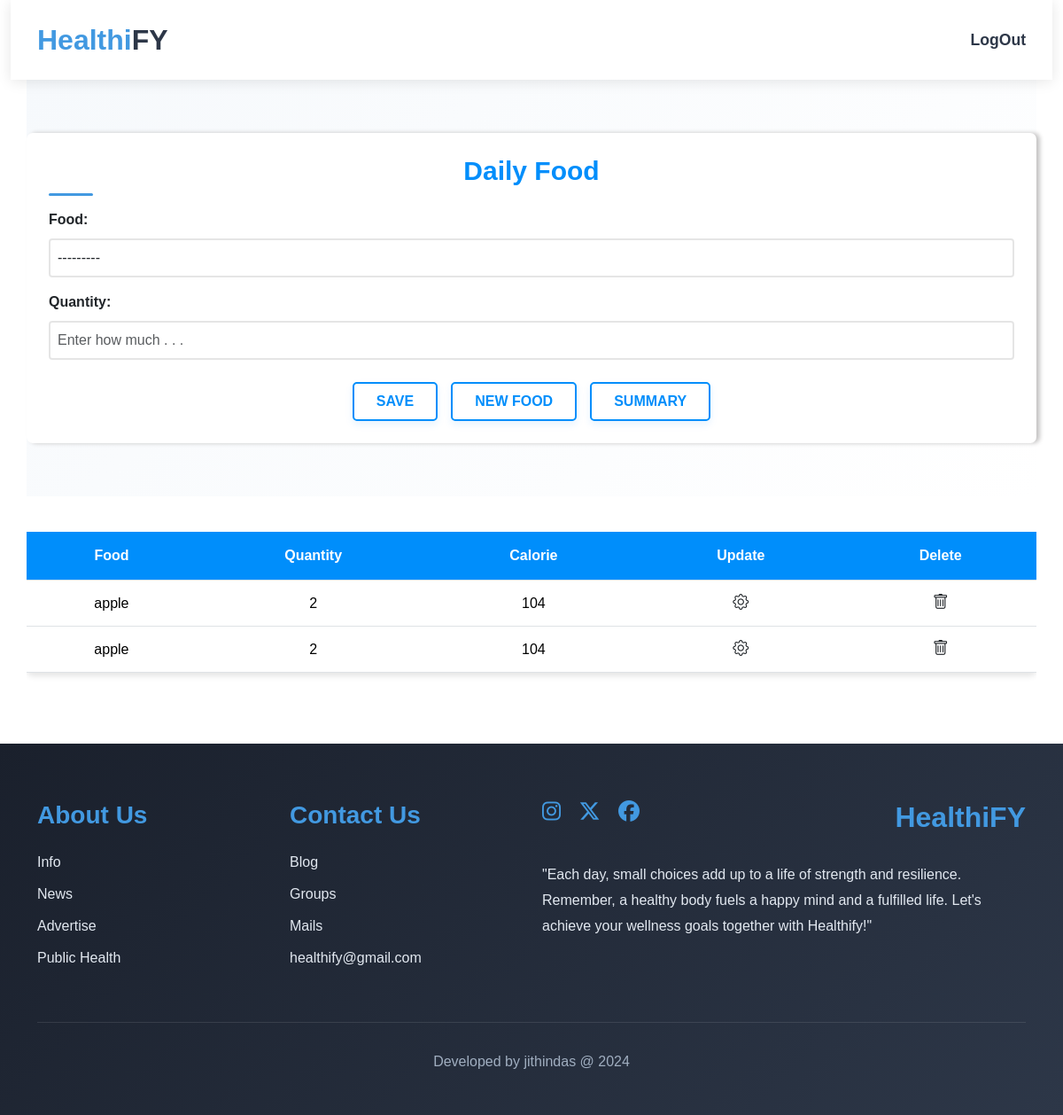
The page /add_food/ (signed in) on the database as committed earlier.
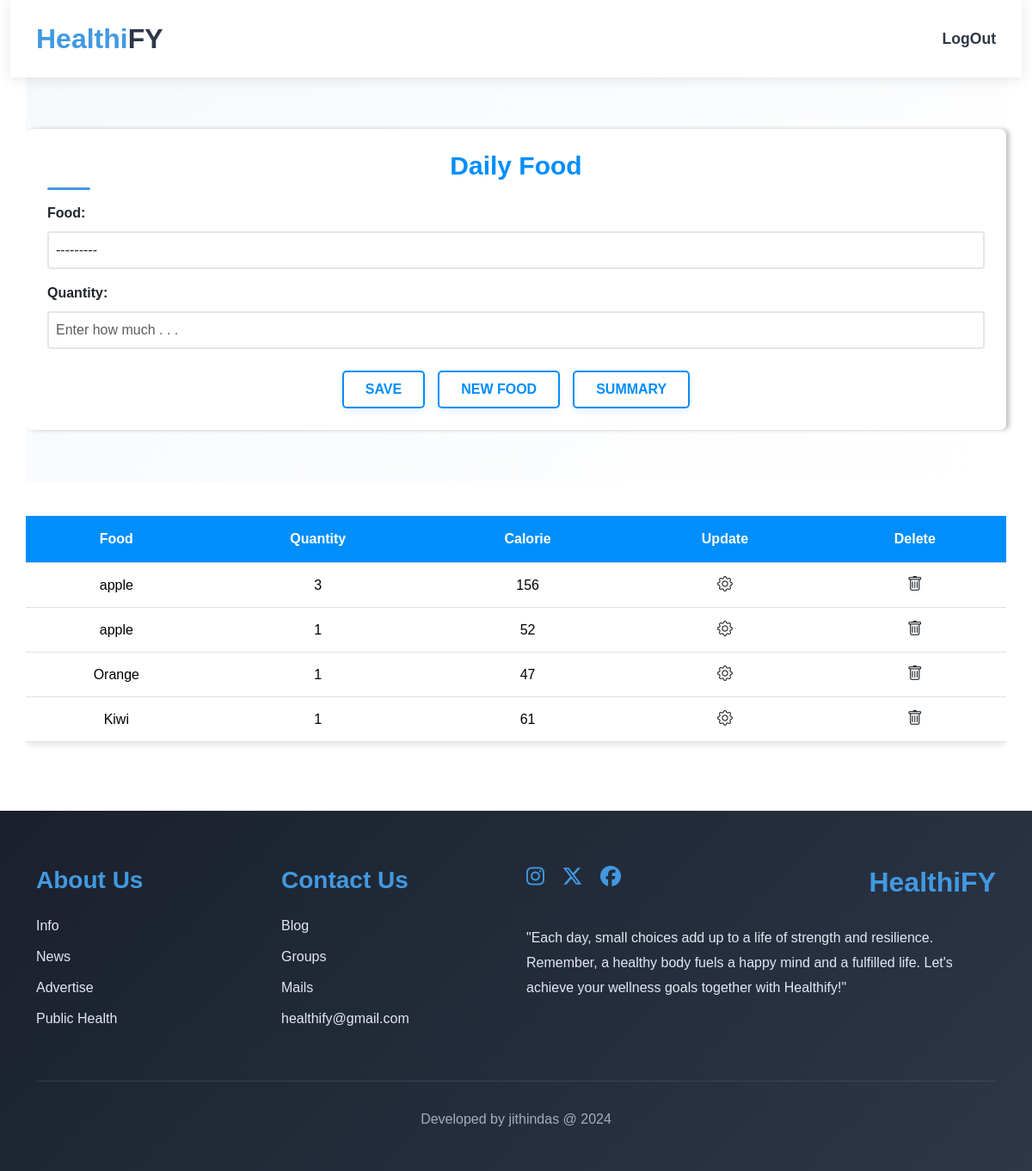
The same page on the database as committed later.
### web/models.py (models this page shows, shortened)
class UserFood(models.Model):
    user = models.ForeignKey(User, on_delete=models.CASCADE)
    food = models.ForeignKey(Foods, on_delete=models.CASCADE)
    quantity = models.PositiveIntegerField()
    total_calories = models.PositiveIntegerField()
    created_date=models.DateField(auto_now_add=True,null=True)
    upated_date=models.DateField(auto_now=True,null=True)
    is_active=models.BooleanField(default=True)

class Foods(models.Model):
    name=models.CharField(max_length=50,db_index=True,unique=True)
    calorie=models.PositiveIntegerField()
    def __str__(self):
        return self.name

### web/views.py (the view, shortened to what this page needs)
# urls.py: path('add_food/', Add_Userfood.as_view(), name='add_userfood'),
class Add_Userfood(View):
    def get(self,request,*args,**kwargs):
        form=UserFoodForm()
        datas=UserFood.objects.filter(user=request.user)
        return render(request,"foodcalorie.html",{"form":form,"datas":datas})

### web/forms.py
class UserFoodForm(forms.ModelForm):
    class Meta:
        model = UserFood
        fields = ['food', 'quantity']
        read_only_fields=['user','total_calories']
        widgets = {
            'food': forms.Select(attrs={'class': 'form-control my-1','style':'background-color:rgba(255, 255, 255, 0.75);border:2px solid rgba(0, 0, 0, 0.1)'}),
            'quantity': forms.TextInput(attrs={'class': 'form-control my-1', 'placeholder': 'Enter how much . . .','style':'background-color:rgba(255, 255, 255, 0.75);border:2px solid rgba(0, 0, 0, 0.1)'}),
        }

### web/templates/foodcalorie.html (shortened to what this page needs)
{% extends "profile_update.html" %}
{% load static %}
{% block content %}
<link rel="stylesheet" href="https://cdn.jsdelivr.net/npm/bootstrap-icons@1.11.3/font/bootstrap-icons.min.css">
<body>
    <div class="container block1">
        <div class="block1_content">
            <h1 class="block1_heading">Daily Food</h1>
            <form class="form" method="post">
                {{ form.as_p }}
                <div class="block1_btn_div">
                    <button class="block1_btns btn" type="submit">SAVE</button>
                    <a class="block1_btns btn" href="{% url 'create_foodbyuser' %}">NEW FOOD</a>
                    <a class="block1_btns btn" href="{% url 'food_summary' %}">SUMMARY</a>
                </div>
            </form>
        </div>
    </div>
    <div class="container block2">
        <div class="table-responsive">
            <table class="block2_table table">
                <thead>
                    <tr>
                        <th>Food</th>
                        <th>Quantity</th>
                        <th>Calorie</th>
                        <th>Update</th>
                        <th>Delete</th>
                    </tr>
                </thead>
                <tbody>
                    {% for i in datas %}
                    <tr>
                        <td>{{ i.food }}</td>
                        <td>{{ i.quantity }}</td>
                        <td>{{ i.total_calories }}</td>
                        <td>
                            <a href="{% url 'update_food' i.id %}">
                                <i class="bi bi-gear action-icon text-dark"></i>
                            </a>
                        </td>
                        <td>
                            <a href="{% url 'delete_food' i.id %}">
                                <i class="bi bi-trash action-icon text-dark"></i>
                            </a>
                        </td>
                    </tr>
                    {% endfor %}
                </tbody>
            </table>
        </div>
    </div>
</body>
</html>
{% endblock content %}

Rows that differ between the two databases and show on the page:
removed UserFood: food "apple", quantity "2", total_calories "104"
changed UserFood (number 1 of 4 on the later page): quantity "2" → "3"; total_calories "104" → "156"
added UserFood: food "apple", quantity "1", total_calories "52"
added UserFood: food "Orange", quantity "1", total_calories "47"
added UserFood: food "Kiwi", quantity "1", total_calories "61"
